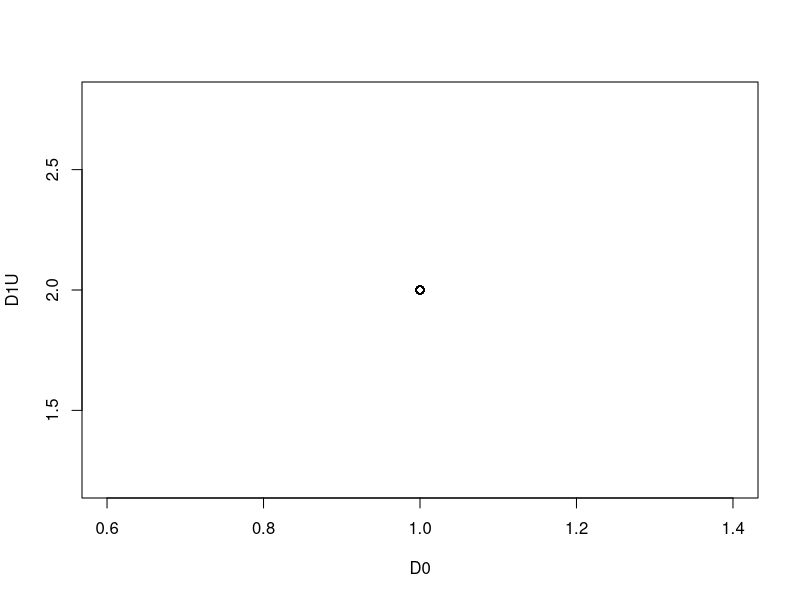
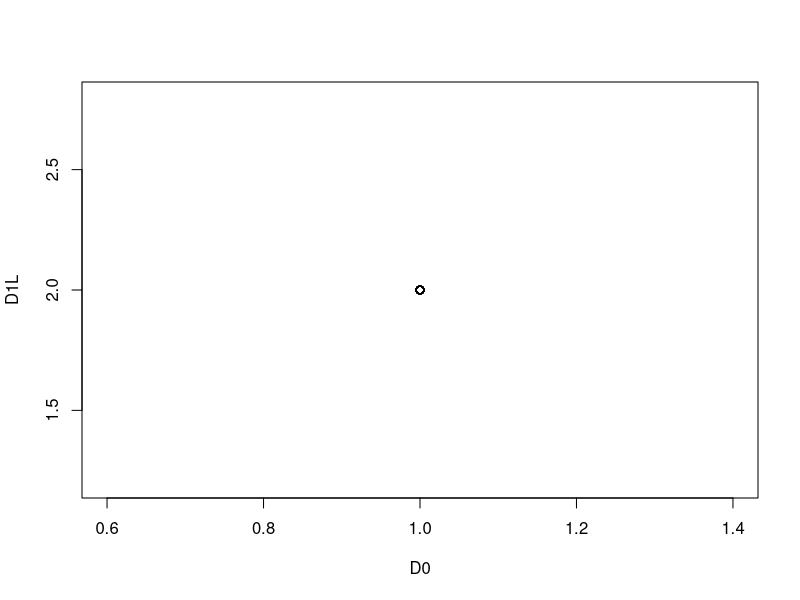
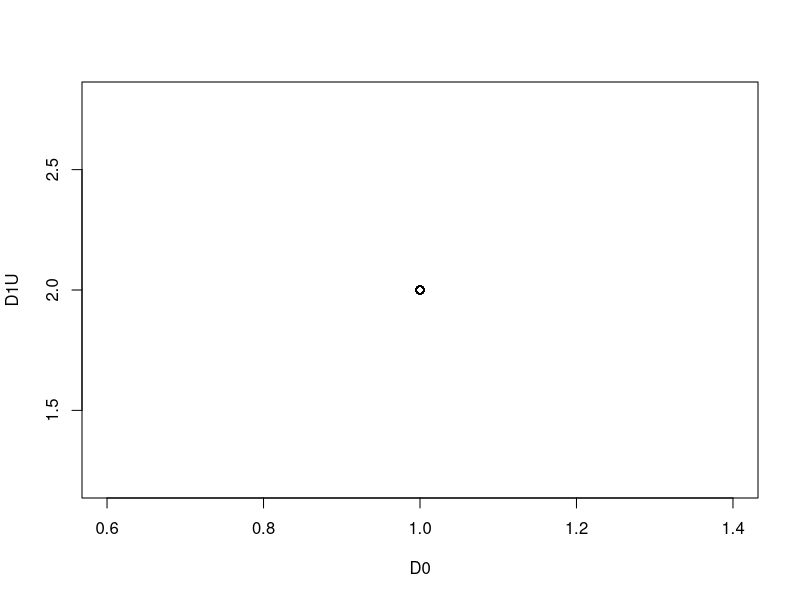
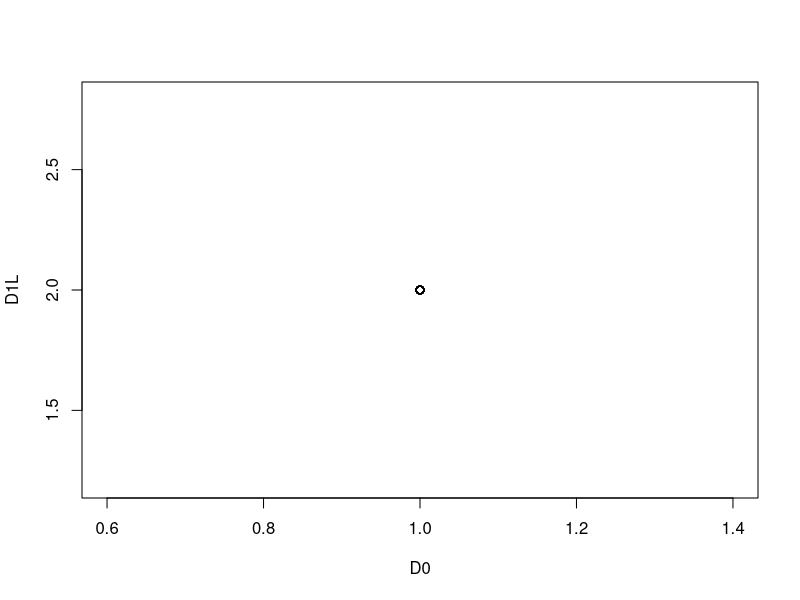
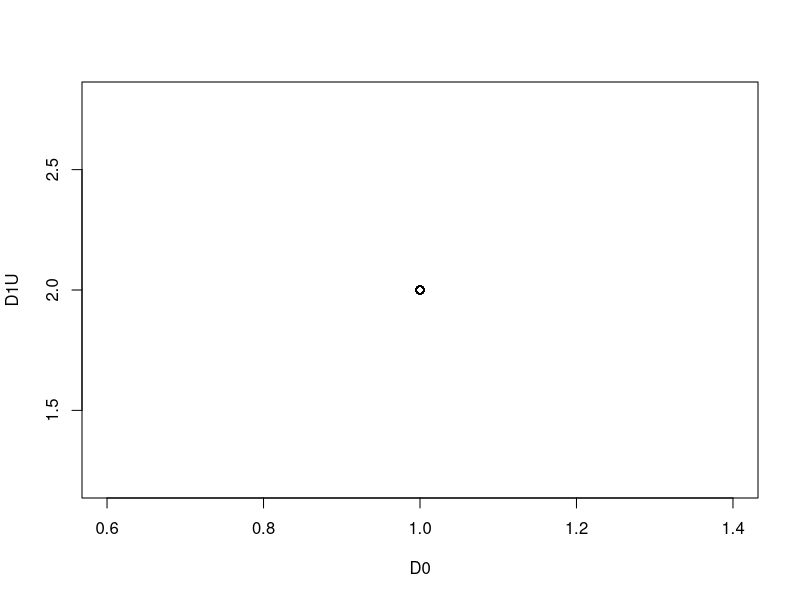
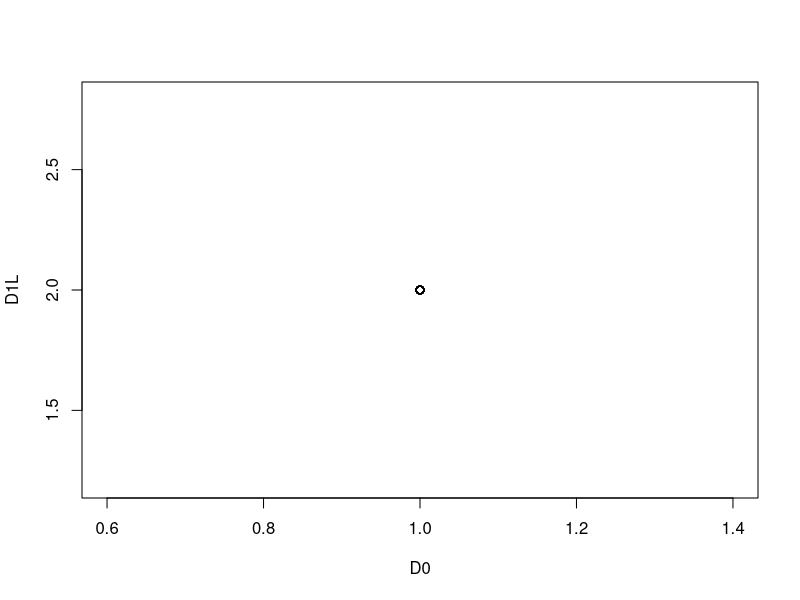
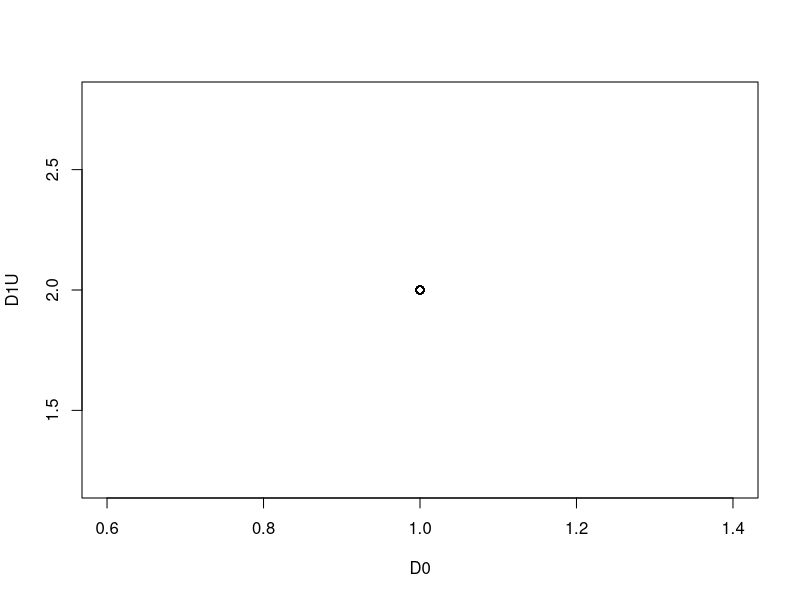
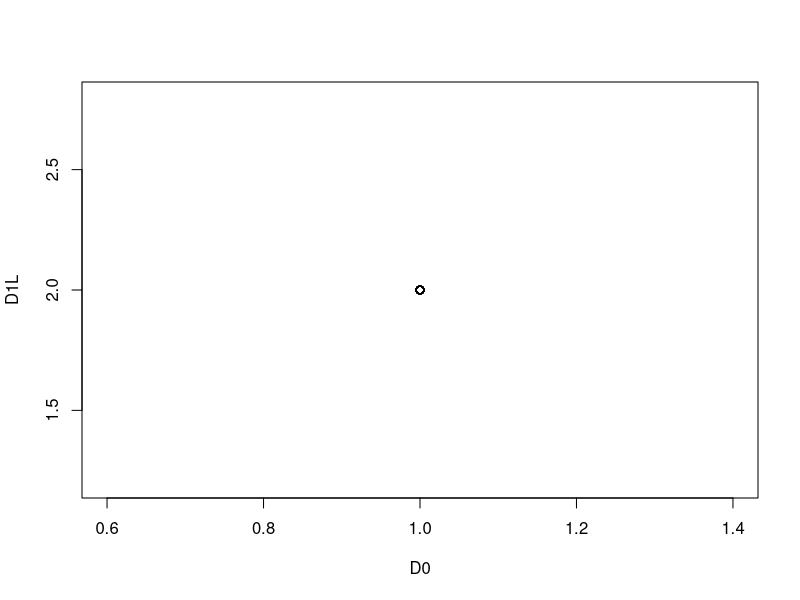

Write the R code that produced these figures, in order.


N<-1000
Sim<-100
RU<-numeric(Sim)
RL<-numeric(Sim)

for(sim in 1:Sim){
  
  
  X<-rbinom(n = N, size = 1, prob = 0.5)
 # U<-runif(N,0,1)
  U<-sample(c(-1, 0, 1), N, replace = TRUE, prob = c(1/3, 1/3, 1/3))
  #E<-runif(N,-1,1)
  #U<-runif(N,0,1)
  #Y<--(X+1)*U*as.numeric(X==1)-(X+1)*U*as.numeric(X==0)*as.numeric(U<0)
  
  #Y<--(X+1)*U
  
  #Y<-2*(X+1)*U^2*as.numeric(X==1)-(X+1)*U^2*as.numeric(X==0)*as.numeric(U>0)
  #Y<--(X+1)*U^2*as.numeric(X*U>=0)
  #Y<-(5*X+1)*U*as.numeric(X==1)+(5*X+1)*U*as.numeric(X==0)*as.numeric(U>0.75)+2
  #Y<-(5*X+1)*U^2*as.numeric(X==1)+(5*X+1)*U^2*as.numeric(X==0)*as.numeric(U>0.75)+2+E-3*as.numeric(X==1)
  
  Y<-(X+1)+0*U
  
  
  
  a<-0
  b<-0
  
  N0<-length(subset(Y,X==0))
  N1<-length(subset(Y,X==1))
  D1U<-numeric(N0)
  D1L<-numeric(N0)
  
  
  D0<-subset(Y,X==0)
  D1<-subset(Y,X==1)
  
  for(i in 1:N0){
    #u<-runif(1,0,1)
    u<-0
    D1U[i]<-quantile(subset(Y,X==1),u*(mean(subset(Y,X==0)<=subset(Y,X==0)[i])-mean(subset(Y,X==0)<subset(Y,X==0)[i]))+mean(subset(Y,X==0)<subset(Y,X==0)[i]),type = 1)
    D1L[i]<-quantile(subset(Y,X==1),1-(1-u)*(mean(subset(Y,X==0)<=subset(Y,X==0)[i])-mean(subset(Y,X==0)<subset(Y,X==0)[i]))-mean(subset(Y,X==0)<subset(Y,X==0)[i]),type = 1)
  }
  
  mean((D1U<(0.5))&(D0<(0.03)))
  mean((D1L<(0.5))&(D0<(0.03)))
  
  plot(D0,D1U)
  plot(D0,D1L)
  
  
  #RU[sim]<-mean(apply(cbind(D1U,D0),1,max))
  #RL[sim]<-mean(apply(cbind(D1L,D0),1,max))
  
  RU[sim]<-mean((D1U-D0)^(2))
  RL[sim]<-mean((D1L-D0)^(2))
  
  #RU[sim]<-mean((D1U-D0+4)^(-3))
  #RL[sim]<-mean((D1L-D0+4)^(-3))
  
  #RU[sim]<-mean((D1U/D0)^2)
  #RL[sim]<-mean((D1L/D0)^2)
  
  #RU[sim]<-mean((D1U*D0^3))
  #RL[sim]<-mean((D1L*D0^3))
  
  #RU[sim]<-mean(D1^2)-2*mean(D1L*D0)+mean(D0^2)
  #RL[sim]<-mean(D1^2)-2*mean(D1U*D0)+mean(D0^2)
  
  #RU[sim]<-mean(D1^3)-3*mean(D1L^2*D0)+3*mean(D1U*D0^2)-mean(D0^3)
  #RL[sim]<-mean(D1^3)-3*mean(D1U^2*D0)+3*mean(D1L*D0^2)-mean(D0^3)
  
  
  #RU[sim]<-mean(D1^4)-4*mean(D1L^3*D0)+6*mean(D1U^2*D0^2)-4*mean(D1L*D0^3)+mean(D0^4)
  #RL[sim]<-max(mean(D1^4)-4*mean(D1U^3*D0)+6*mean(D1L^2*D0^2)-4*mean(D1U*D0^3)+mean(D0^4),0)
  
  
}


quantile(RU,0.025)
mean(RU)
quantile(RU,0.975)

quantile(RL,0.025)
mean(RL)
quantile(RL,0.975)



#U<-runif(100,-1,1)
U<-sample(c(-1, 0, 1), 100000, replace = TRUE, prob = c(1/3, 1/3, 1/3))
Y1<--(1+1)*U*as.numeric(1==1)-(1+1)*U*as.numeric(1==0)*as.numeric(U<0)
Y0<--(0+1)*U*as.numeric(0==1)-(0+1)*U*as.numeric(0==0)*as.numeric(U<0)
mean((Y1-Y0)^2)
mean(apply(cbind(Y1,Y0),1,max))


#U<-runif(100000,-1,1)
U<-sample(c(-1, 0, 1), 100000, replace = TRUE, prob = c(1/3, 1/3, 1/3))
Y1<--(1+1)*U*as.numeric(1==1)
Y0<--(0+1)*U*as.numeric(0==0)*as.numeric(U<0)
mean((Y1-Y0)^2)

U<-runif(1000,-1,1)
Y1<--(1+1)*U
Y0<--(0+1)*U
mean((Y1-Y0)^4)
mean(apply(cbind(Y1,Y0),1,max))


U<-runif(100,0,1)
Y1<-(5*1+1)*U*as.numeric(1==1)+(5*1+1)*U*as.numeric(1==0)*as.numeric(U>0.75)+2
Y0<-(5*0+1)*U*as.numeric(0==1)+(5*0+1)*U*as.numeric(0==0)*as.numeric(U>0.75)+2
mean((Y1/Y0)^2)




#U<-runif(100000,0,1)
#E<-runif(100000,-1,1)
U<-sample(c(-1, 0, 1), 100000, replace = TRUE, prob = c(1/3, 1/3, 1/3))
#Y1<-(5*1+1)*U^2*as.numeric(1==1)+(5*1+1)*U^2*as.numeric(1==0)*as.numeric(U>0.75)+2+E-3
#Y0<-(5*0+1)*U^2*as.numeric(0==1)+(5*0+1)*U^2*as.numeric(0==0)*as.numeric(U>0.75)+2+E
Y1<-(1+1)+U
Y0<-(0+1)+U
mean((Y1-Y0)^2)
mean((Y1/Y0)^3)
mean((Y1-Y0+4)^(-3))



U<-runif(100000,-1,1)
E<-runif(100000,-1,1)
Y1<-2*(1+1)*U^2*as.numeric(1==1)-(1+1)*U^2*as.numeric(1==0)*as.numeric(U>0)+E
Y0<-2*(0+1)*U^2*as.numeric(0==1)-(0+1)*U^2*as.numeric(0==0)*as.numeric(U>0)+E
#mean((Y1*Y0^2))
mean((Y1-Y0)^2) 
mean(apply(cbind(Y1,Y0),1,min))
